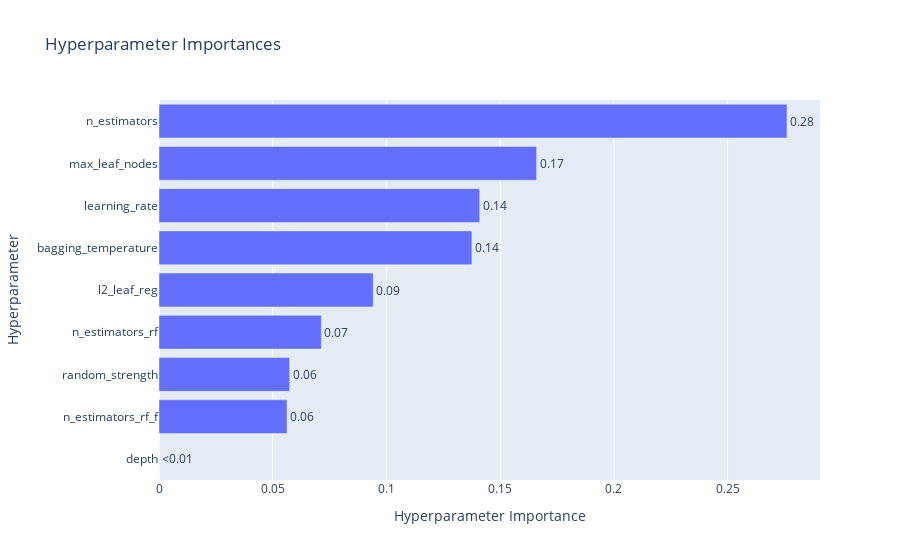

Notebook source saved alongside this figure:
### Code cell
# Plot parameter importance
vis.plot_param_importances(study)

### Figure 1 — Plotly figure (JSON) as saved in the notebook; plotly's stock layout.template omitted (floating-point values rounded to 4 significant figures)
{"data": [{"cliponaxis": false, "hovertemplate": ["depth (IntDistribution): 0.0<extra></extra>", "n_estimators_rf_f (IntDistribution): 0.056277512977083305<extra></extra>", "random_strength (FloatDistribution): 0.05743226108147871<extra></extra>", "n_estimators_rf (IntDistribution): 0.07136853541893841<extra></extra>", "l2_leaf_reg (FloatDistribution): 0.09417958917707833<extra></extra>", "bagging_temperature (FloatDistribution): 0.13759108469399545<extra></extra>", "learning_rate (FloatDistribution): 0.14101622686950133<extra></extra>", "max_leaf_nodes (IntDistribution): 0.16603136618725617<extra></extra>", "n_estimators (IntDistribution): 0.27610342359466833<extra></extra>"], "name": "Objective Value", "orientation": "h", "text": ["<0.01", "0.06", "0.06", "0.07", "0.09", "0.14", "0.14", "0.17", "0.28"], "textposition": "outside", "type": "bar", "x": [0, 0.05628, 0.05743, 0.07137, 0.09418, 0.1376, 0.141, 0.166, 0.2761], "y": ["depth", "n_estimators_rf_f", "random_strength", "n_estimators_rf", "l2_leaf_reg", "bagging_temperature", "learning_rate", "max_leaf_nodes", "n_estimators"]}], "layout": {"title": {"text": "Hyperparameter Importances"}, "xaxis": {"title": {"text": "Hyperparameter Importance"}}, "yaxis": {"title": {"text": "Hyperparameter"}}}}
